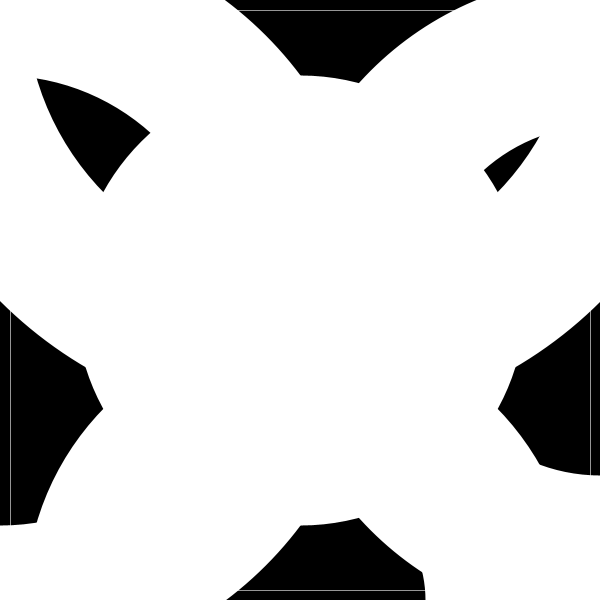
Frame 1 (no input)
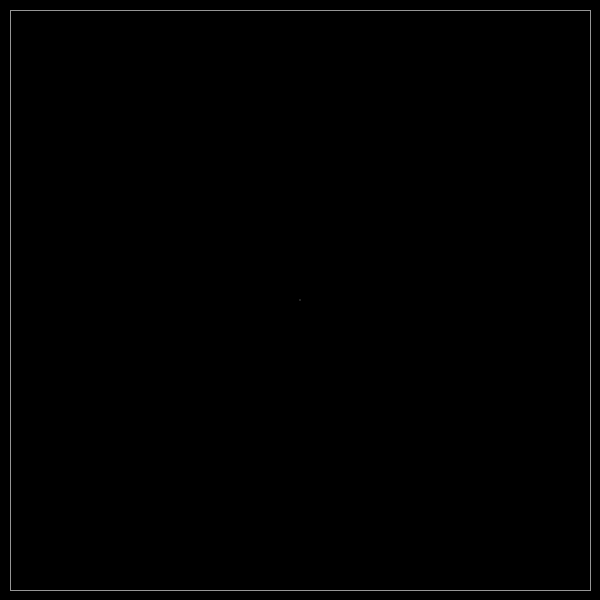
Frame 60 (the mouse pressed at the canvas centre just before this capture)
Frame 120 (the mouse held since frame 60 and released just before this capture): identical to frame 60, image omitted

The Processing sketch that drew these frames (run headless with seeded random() and noise(); from frame 60 on, the mouse is pressed at the canvas centre):

// Processing sketch: processing_36785
// ── processing_36785.pde

// kaleidoscope effect

void setup() {
  size(600, 600);
}

int circleRadius = 300;
int circleSpeed = 100;

void draw() {
  background(0);
  fill(200);
  ellipse(width/2, height/2, 1, 1);
  noFill();
  stroke(150);
  strokeWeight(1);
  rect(10, 10, 580, 580);


  // circleSpeed changes direction
  if (circleRadius > 3*width) {
    circleSpeed =-1;
  }
  if (circleRadius < -300) {
    circleSpeed = 1;
  }

  //circles with centre on centre of composition and centre of each side
  noFill();
  strokeWeight(150);
  stroke(255);
  ellipse(width/2, height/2, circleRadius, circleRadius);
  circleRadius = circleRadius + circleSpeed;
  ellipse(width/2, height, circleRadius, circleRadius);
  circleRadius = circleRadius + circleSpeed;
  ellipse(width, height/2, circleRadius, circleRadius);
  circleRadius = circleRadius + circleSpeed;
  ellipse(0, height/2, circleRadius, circleRadius);
  circleRadius = circleRadius + circleSpeed;
  ellipse(width/2, 0, circleRadius, circleRadius);
  circleRadius = circleRadius + circleSpeed;

  // larger circles with change in thickness and grayscale
  noFill();
  strokeWeight(200);
  stroke(200);
  ellipse(width/2, height/2, 2*circleRadius, 2*circleRadius);
  circleRadius = circleRadius + circleSpeed;
  ellipse(width/2, height, 2*circleRadius, 2*circleRadius);
  circleRadius = circleRadius + circleSpeed;
  ellipse(width, height/2, 2*circleRadius, 2*circleRadius);
  circleRadius = circleRadius + circleSpeed;
  ellipse(0, height/2, 2*circleRadius, 2*circleRadius);
  circleRadius = circleRadius + circleSpeed;
  ellipse(width/2, 0, 2*circleRadius, 2*circleRadius);
  circleRadius = circleRadius + circleSpeed;

  //
  noFill();
  strokeWeight(100);
  stroke(0);
  ellipse(width/2, height/2, 2*circleRadius, 2*circleRadius);
  circleRadius = circleRadius + circleSpeed;
  ellipse(width/2, height, 2*circleRadius, 2*circleRadius);
  circleRadius = circleRadius + circleSpeed;
  ellipse(width, height/2, 2*circleRadius, 2*circleRadius);
  circleRadius = circleRadius + circleSpeed;
  ellipse(0, height/2, 2*circleRadius, 2*circleRadius);
  circleRadius = circleRadius + circleSpeed;
  ellipse(width/2, 0, 2*circleRadius, 2*circleRadius);
  circleRadius = circleRadius + circleSpeed;
}
